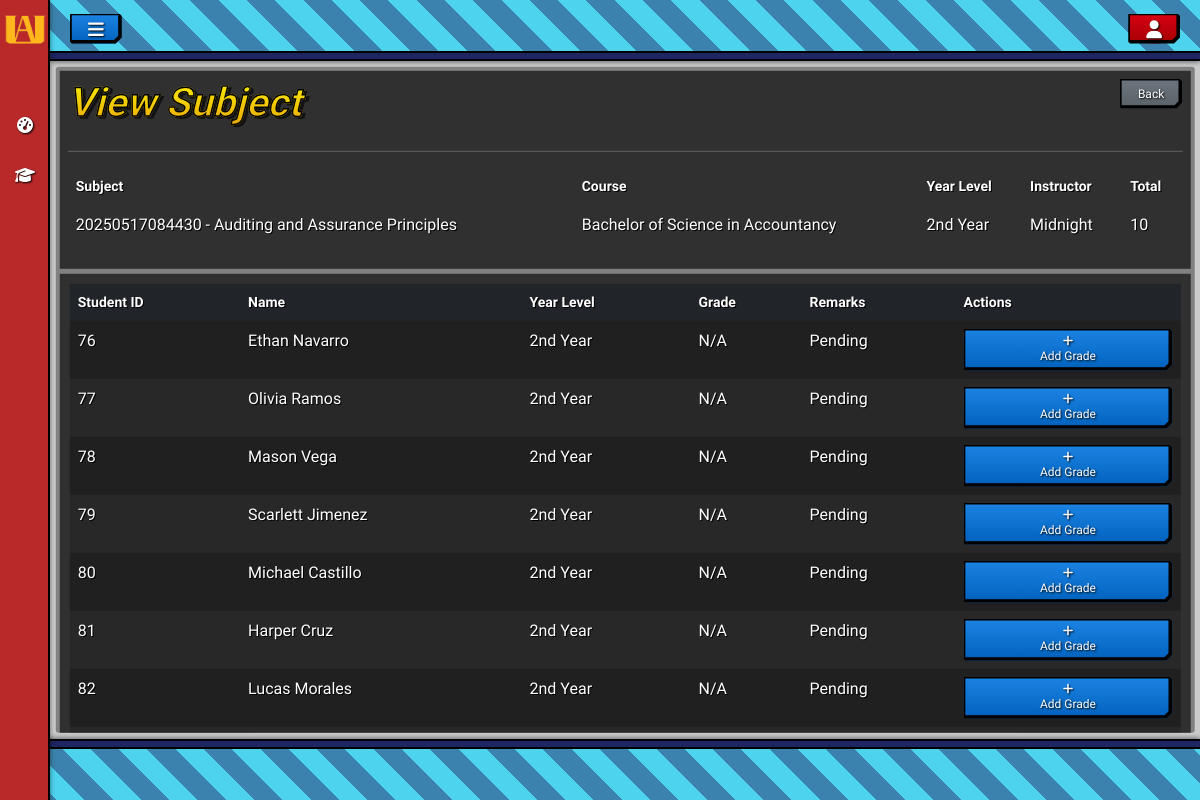
Screenshot of /app/views/grade_management/show.php?id=27 (signed in) with the database file from the repository.
### tables this page shows
CREATE TABLE `subjects` (
  `id` int NOT NULL,
  `code` varchar(20) NOT NULL,
  `catalog_no` varchar(20) NOT NULL,
  `name` varchar(100) NOT NULL,
  `day` varchar(10) NOT NULL,
  `time` varchar(20) NOT NULL,
  `room` varchar(20) NOT NULL,
  `course_id` int NOT NULL,
  `semester` tinyint NOT NULL,
  `year_level` tinyint NOT NULL,
  `instructor_id` int NOT NULL,
  `created_at` timestamp NOT NULL DEFAULT CURRENT_TIMESTAMP,
  `updated_at` timestamp NULL DEFAULT NULL ON UPDATE CURRENT_TIMESTAMP
);

CREATE TABLE `courses` (
  `id` int NOT NULL,
  `code` varchar(20) NOT NULL,
  `name` varchar(100) NOT NULL,
  `created_at` timestamp NOT NULL DEFAULT CURRENT_TIMESTAMP,
  `updated_at` timestamp NULL DEFAULT NULL ON UPDATE CURRENT_TIMESTAMP
);

CREATE TABLE `users` (
  `id` int NOT NULL,
  `name` varchar(100) NOT NULL,
  `email` varchar(100) NOT NULL,
  `password` varchar(255) NOT NULL,
  `role` varchar(20) NOT NULL,
  `status` varchar(20) NOT NULL,
  `created_at` timestamp NOT NULL DEFAULT CURRENT_TIMESTAMP,
  `updated_at` timestamp NULL DEFAULT NULL ON UPDATE CURRENT_TIMESTAMP,
  `designation` int NOT NULL DEFAULT '1'
);

CREATE TABLE `students` (
  `id` int NOT NULL,
  `student_id` varchar(20) NOT NULL,
  `name` varchar(100) NOT NULL,
  `gender` varchar(20) NOT NULL,
  `birthdate` date NOT NULL,
  `course_id` int NOT NULL,
  `year_level` tinyint NOT NULL,
  `status` varchar(20) NOT NULL,
  `created_at` timestamp NOT NULL DEFAULT CURRENT_TIMESTAMP,
  `updated_at` timestamp NULL DEFAULT NULL ON UPDATE CURRENT_TIMESTAMP
);

### app/models/Model.php (called while the page is built, shortened)
<?php
class Model{
    protected static $conn;
    protected static $table;
    public static function setConnection($conn){
        self::$conn = $conn;
    }
    protected static function all(){
        try{
            $sql = "SELECT * from " . static::$table;
            $stmt = self::$conn->query($sql);
            $rows =  $stmt->fetchAll();
            return count($rows) > 0 ? $rows : null;
        }
        catch(PDOException $e){
            die("Query failed: " . $e->getMessage());
        }
    }
    protected static function find($id){
        try{
            $sql = "SELECT * from " . static::$table . " WHERE id = :id";
            $stmt = self::$conn->prepare($sql);
            $stmt->bindParam(':id', $id);
            $stmt->execute();
            $row =  $stmt->fetch();
            if(empty($row)){
                return null;
            }
            else{
                return count($row) > 0 ? $row : null;
            }
        }
        catch(PDOException $e){
            die("Query failed: " . $e->getMessage());
        }
    }
    protected static function where($column, $operator, $value){
        try{
            $sql = "SELECT * FROM " . static::$table . " WHERE $column $operator :value";
            $stmt = self::$conn->prepare($sql);
            $stmt->bindValue(':value', $value);
            $stmt->execute();
            $rows =  $stmt->fetchAll();
            return count($rows) > 0 ? $rows : null;
        }
        catch(PDOException $e){
            die("Query failes: " . $e->getMessage());
        }
    }
    protected function belongsToMany($relatedClass, $pivotTable, $foreignKey, $relatedKey){
        try{
            $relatedTable = $relatedClass::$table;
            $sql = "SELECT rt.* FROM $relatedTable rt INNER JOIN $pivotTable pt ON rt.id = pt.$relatedKey WHERE pt.$foreignKey = :id";
            $stmt = self::$conn->prepare($sql);
            $stmt->bindValue(':id', $this->id);
            $stmt->execute();
            $rows = $stmt->fetchAll();
            return $rows ? array_map(fn($row) => new $relatedClass($row), $rows) : null;
        }
        catch(PDOException $e){
            die("Query failed: " . $e->getMessage());
        }
    }
}

### app/models/Subject.php (called while the page is built, shortened)
<?php
require_once 'Model.php';
require_once 'Course.php';
require_once 'User.php';
class Subject extends Model{
    public static function find($id){
        $result = parent::find($id);
        return $result
            ? new self($result)
            : null;
    }
    public function students() {
        return $this->belongsToMany(Student::class, 'subject_enrollments', 'subject_id', 'student_id');
    }
}

### app/models/Course.php (called while the page is built, shortened)
<?php
require_once 'Model.php';
class Course extends Model{
    public static function all(){
        $results = parent::all();
        return $results
            ? array_map(fn($course) => new self($course), $results)
            : null;
    }
}

### app/models/User.php (called while the page is built, shortened)
<?php
require_once 'Model.php';
require_once 'Subject.php';
class User extends Model{
    public static function findByRole($role){
        $results = parent::where('role', '=', $role);
        return $results
            ? array_map(fn($user) => new self($user), $results)
            : null;
    }
}

### app/views/grade_management/show.php (the view, shortened to what this page needs)
<?php
require_once '../../models/Subject.php';
require_once '../../models/Course.php';
require_once '../../models/User.php';
include '../layout/header.php';
$subject = Subject::find($_GET['id']);
$students = $subject->students();
$courses = Course::all();
$instructors = User::findByRole('instructor');
foreach($instructors as $instructor){
    if($instructor->id == $subject->instructor_id){
        $instructor_id = $instructor->id;
        $instructor_name = $instructor->name;
    }
}
?>
<div class="full-screen-bg">
    <div class = "container">
        <div class="bg index-bg">
            <div class="list-details">
                <div class="row">
                    <div class="col-11">
                        <h1 class = "card-title text" data-text = "View Subject">View Subject</h1>
                    </div>
                    <div class="col-1">
                        <a href="index.php" class = "btn btn-secondary float-end">Back</a>
                    </div>
                </div>
                <hr>
                <table class = "table">
                    <thead>
                        <tr>
                            <th>Subject</th>
                            <th>Course</th>
                            <th>Year Level</th>
                            <th>Instructor</th>
                            <th>Total</th>
                        </tr>
                    </thead>
                    <tbody>
                        <tr>
                            <td><?=$subject->code . ' - ' . $subject->name?></td>
                            <td>
                                <?php
                                    foreach($courses as $course){
                                        if($course->id == $subject->course_id){
                                            echo $course->name;
                                        }
                                    }
                                ?>
                            </td>
                            <td>
                                <?php
                                    if($subject->year_level == 1){
                                        echo '1st Year';
                                    } elseif($subject->year_level == 2){
                                        echo '2nd Year';
                                    } elseif($subject->year_level == 3){
                                        echo '3rd Year';
                                    } elseif($subject->year_level == 4){
                                        echo '4th Year';
                                    }
                                ?>
                            </td>
                            <td><?=$instructor_name?></td>
                            <td><?=count($students)?></td>
                        </tr>
                    </tbody>
                </table>
            </div>
            <div class="list-table">
                <table id = "listsTable" class = "table table-striped">
                    <thead>
                        <tr class="table-dark">
                            <th>Student ID</th>
                            <th>Name</th>
                            <th>Year Level</th>
                            <th>Grade</th>
                            <th>Remarks</th>
                            <th>Actions</th>
                        </tr>
                    </thead>
                    <tbody>
                        <?php if(empty($students)): ?>
                        <?php else: ?>
                        <?php foreach($students as $student):
                            $grade = 'N/A';
                            $remarks = 'Pending';
                            $id = 'N/A';
                            $student_id = Null;
                            $subject_id = Null;
                            ?>
                            <tr>
                                <td><?=$student->id?></td>
                                <td><?=$student->name?></td>
                                <td>
                                    <?php
                                        if($student->year_level == 1){
                                            echo "1st Year";
                                        }else if($student->year_level == 2){
                                            echo "2nd Year";
                                        }else if($student->year_level == 3){
                                            echo "3rd Year";
                                        }else if($student->year_level == 4){
                                            echo "4th Year";
                                        }
                                    ?>
                                </td>
                                <td><?=$grade?></td>
                                <td><?=$remarks?></td>
                                <td>
                                    <?php if($student->id == $student_id && $subject->id == $subject_id): ?>
                                        <a href="edit.php?id=<?=$id?>&student_id=<?=$student->id?>&subject_id=<?=$subject->id?>" class="btn btn-warning w-100"><i class="fa-regular fa-pen-to-square"></i>Edit Grade</a>
                                    <?php else: ?>
                                        <a href="create.php?student_id=<?=$student->id?>&subject_id=<?=$subject->id?>&instructor_id=<?=$instructor_id?>" class="btn btn-primary w-100"><i class="fa-solid fa-plus"></i> Add Grade</a>
                                    <?php endif; ?>
                                </td>
                            </tr>
                        <?php endforeach; ?>
                        <?php endif; ?>
                    </tbody>
                </table>
            </div>
        </div>
    </div>
</div>
<?php include '../layout/footer.php'; ?>

### assets/css/style.css (style rules this page uses)
.btn { font-size: 12px; font-family: 'Quantico', sans-serif; }
.full-screen-bg { position: relative; }
.bg.index-bg { animation: fade-in 1.0s ease-in-out; background-color: #0000005d !important; padding: 4px; width: 99%; max-width: inherit; height: 100%; max-height: 98%; z-index: 0; border-radius: 3px; position: absolute; left: 50%; top: 50%; transform: translate(-50%, -50%); overflow: hidden; }
.list-details { background-color:rgba(24, 24, 24, 0.774); padding: 8px; margin-bottom: 5px; color: white; }
table.table thead th, table.table tbody td, table.table tfoot td { color: white; font-family: 'Quantico', sans-serif; text-shadow: 1px 1px 0 black; border: none; }
table.table thead th { font-size: 14px; }
.list-table { background-color:rgba(24, 24, 24, 0.774); padding: 10px; margin-bottom: 10px; color: white; text-shadow: 1px 1px 0 black; }
html, body { overflow-y: hidden; }
body { background-image: linear-gradient(rgba(0, 0, 0, 0.2), rgba(0, 0, 0, 0.2)), url('../picture/ua_background.png') !important; background-size: cover; background-repeat: no-repeat; background-attachment: fixed; background-position: center; }
.list-details h1.text, .form-bg h1.text { position: relative; font-family: 'Bungee', sans-serif; padding-right: 10px; font-style: italic; font-weight: 800; background: linear-gradient(to bottom, #fbf200, #e9a604); -webkit-background-clip: text; background-clip: text; -webkit-text-fill-color: transparent; -webkit-text-stroke: 1.5px rgb(0, 0, 0); font-size: 40px; white-space: nowrap; display: inline-block; }
.list-details h1.text::before, .form-bg h1.text::before { content: attr(data-text); position: absolute; inset: 0; color: black; z-index: -1; top: 2px; left: 3px; -webkit-text-fill-color: black; white-space: nowrap; }
#listsTable tbody tr:nth-of-type(odd), #subjectsTable tbody tr:nth-of-type(odd), #usersTable tbody tr:nth-of-type(odd) { background-color:rgba(0, 0, 0, 0.295); }
#listsTable tbody tr:nth-of-type(even), #subjectsTable tbody tr:nth-of-type(even), #usersTable tbody tr:nth-of-type(even) { background-color:rgba(0, 0, 0, 0.164); }
.btn { --border-color: black; --border-width: 0.30em; --edge-size: 0.5em; text-shadow: 1px 1px 2px black; cursor: pointer; background: var(--background-color); padding: 0.5em 1.5em; border: 0; position: relative; isolation: isolate; display: inline-grid; place-content: center; clip-path: polygon( 0 0%, calc(100% - 0.2em) 0%, 100% 0.2em, 100% calc(100% - var(--edge-size)), calc(100% - var(--edge-size)) 100%, 0.15em 100%, 0% calc(100% - 0.15em), 0% 0 ); transition: color 250ms; }
.btn-primary, button.swal2-confirm { --background-color: linear-gradient(to bottom, #1c83e3, #0061bc); white-space: nowrap; }
.btn-secondary { --background-color: linear-gradient(to bottom, #6c757d, #5a6268); }
.btn::before { content: ""; position: absolute; inset: 0; background: var(--border-color); z-index: -2; }
.btn::after { content: ""; position: absolute; inset: 0; background: var(--background-color); z-index: -1; clip-path: polygon( 0.15em calc(0.15em), calc(0.15em) 0.15em, calc(100% - var(--border-width)) 0.15em, calc(100% - var(--border-width)) calc(100% - calc(var(--edge-size) + var(--border-width) * 0.5)), calc(100% - calc(var(--edge-size) + var(--border-width) * 0.5)) calc(100% - var(--border-width)), calc(0.15em) calc(100% - var(--border-width)) ); transition: clip-path 500ms; }

### rows the page displays
subjects: code "20250517084430", name "Auditing and Assurance Principles"
courses: name "Bachelor of Science in Accountancy"
users: name "Midnight"
students: id "76", name "Ethan Navarro", year_level "2nd Year", grade "N/A", remarks "Pending"
students: id "77", name "Olivia Ramos", year_level "2nd Year", grade "N/A", remarks "Pending"
students: id "78", name "Mason Vega", year_level "2nd Year", grade "N/A", remarks "Pending"
students: id "79", name "Scarlett Jimenez", year_level "2nd Year", grade "N/A", remarks "Pending"
students: id "80", name "Michael Castillo", year_level "2nd Year", grade "N/A", remarks "Pending"
students: id "81", name "Harper Cruz", year_level "2nd Year", grade "N/A", remarks "Pending"
students: id "82", name "Lucas Morales", year_level "2nd Year", grade "N/A", remarks "Pending"

### other values shown
count($students) "10"
